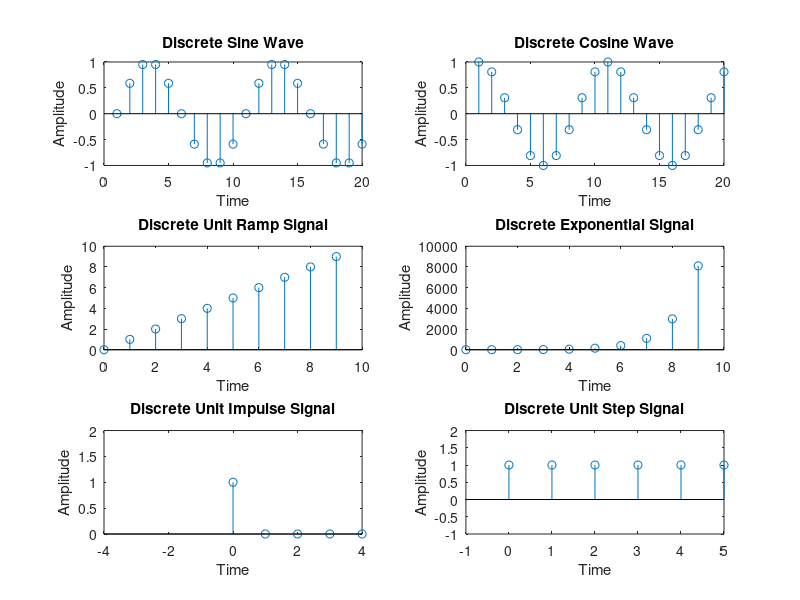

MATLAB code to generate this figure:
clc;
clear ;
N=10;
n=0:N-1;n1=0:0.1:5;f=1;
a=sin(2*pi*f*n1);
b=cos(2*pi*f*n1);
x=n;
y=(n==0);
z=(n>=0);
c=exp(n);
subplot(321),stem(a);
axis([0 20 -1 1]);
xlabel('Time')
ylabel('Amplitude');
title('Discrete Sine Wave');


subplot(322),
stem(b);axis([0 20 -1 1]);
xlabel('Time');
ylabel('Amplitude');
title('Discrete Cosine Wave')

subplot(323), stem(n,x);
axis([0 10 0 10]);
xlabel('Time');
ylabel('Amplitude');
title('Discrete Unit Ramp Signal')


subplot(324), stem(n,c);
xlabel('Time');
ylabel('Amplitude');
title('Discrete Exponential Signal')

subplot(325), stem(n,y);
axis([-4 4 0 2]);
xlabel('Time');
ylabel('Amplitude');
title('Discrete Unit Impulse Signal')

subplot(326), stem(n,z);
axis([-1 5 -1 2]);
xlabel('Time');
ylabel('Amplitude');
title('Discrete Unit Step Signal')
